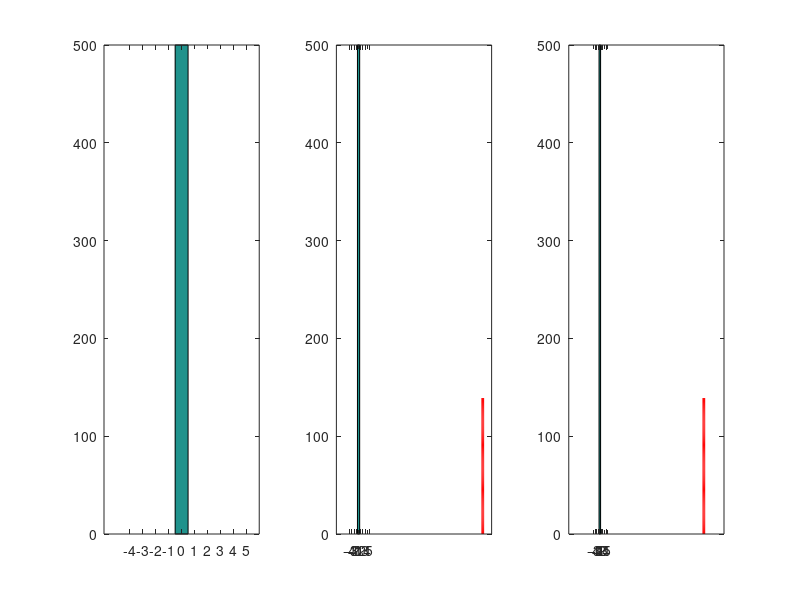

MATLAB code for this plot:
function max_peaks_near_borders 
%UNTITLED6 Summary of this function goes here
%   Detailed explanation goes here


 for k= 1:500
    
    % get all files in folder
    % create file_list
    % create loop
    
    parms.dir_load_data = 'C:\Users\Dori\Desktop\bin size 6 nonsmooth\results';
    
    dir_name= parms.dir_load_data;
    dir_list = dir(strcat(dir_name,'\*.mat'));
    file_names = {dir_list.name};
    
    distances = [];
    
    for i=1:length(file_names)
        
        file_name = file_names{i};
        A = load(file_name);
               
        %%% shuffles results
        
        [size_x, size_y] = size(A.S.peak_zone_mat);
        
        peak_rates_list=[];
        
        peak_rates_list = A.S.peak_rates(randperm(length(A.S.peak_rates)));
        
        zone_num = find(peak_rates_list==max(peak_rates_list));
        zone_num = zone_num(1,1);
        
        
        [row, col] = find(A.S.peak_zone_mat == zone_num);
        
        shuffle_index = [];
        
        shuffle_index(1,1) = row;
        shuffle_index(1,2) = col;
        
        % %%% plots normalized location of highest peak firing rate for each cell
        %
        [size_x, size_y] = size(A.S.rate_mat);
        
        norm_max_index = [];
        
        %%% for shuffled data
        % %
        norm_max_index(1,1) = shuffle_index(1,1) / size_x;
        
        norm_max_index(1,2) = shuffle_index(1,2) / size_y;
        
        
        %% finds distance for shuffled data
        
        max_peak_distance_top_bottom=[];
        max_peak_distance_right_left=[];
        max_peak_distance=[];
        
        h = 1;
        
        for cen = [1, size_x]
            for cen2 = 1:size_y
                max_peak_distance_top_bottom (1,h) = Distance(shuffle_index(1, 1),shuffle_index(1, 2), cen , cen2);
                
                h = h+1;
            end
        end
        
        h = 1;
        
        for cen = [1, size_y]
            for cen2= 1:size_x
                max_peak_distance_right_left(1,h)= Distance(shuffle_index(1, 1),shuffle_index(1, 2), cen2 , cen);
                
                h= h+1;
            end
        end
        
        max_peak_distance = union(max_peak_distance_top_bottom, max_peak_distance_right_left);
        
        max_peak_distance = min(max_peak_distance);
        
        
       % normalizing of distances of border to peak firing field
        
        [size_x, size_y] = size(A.S.rate_mat);
        
        distances(i) = max_peak_distance/size_x;
        
   

    end
    
    
    %  hist(distances(:));
    %
    % %counts number of cell with highest peaking PF near border
    %
    percent_at_zero = sum(distances == 0);
    
    percent_near_border = sum(distances < 0.05) ;
    
    percent2 = sum (distances < 0.1);
    
    percent3 = sum(distances < 0.15); 
    %
    border_at_zero(k) = percent_at_zero;
    
    border_occurances(k) = percent_near_border;
    
    border2 (k) = percent2;
    
    border3 (k) = percent3;
 end

figure;
n =1;
m=3;

subplot(n,m,1)
hist (border_occurances(:));

subplot(n,m,2)
hist(border2(:)); hold on;
x= ones(1,140)*56;
y=0:139;
plot(x,y, 'color', 'r', 'linewidth', 2);

subplot(n,m,3)
hist(border3(:)); hold on;
x= ones(1,140)*67;
y=0:139;
plot(x,y, 'color', 'r', 'linewidth', 2);

save('PF8 bin6 nonsmooth shuffled', 'border_at_zero', 'border_occurances', 'border2', 'border3')

disp('');


